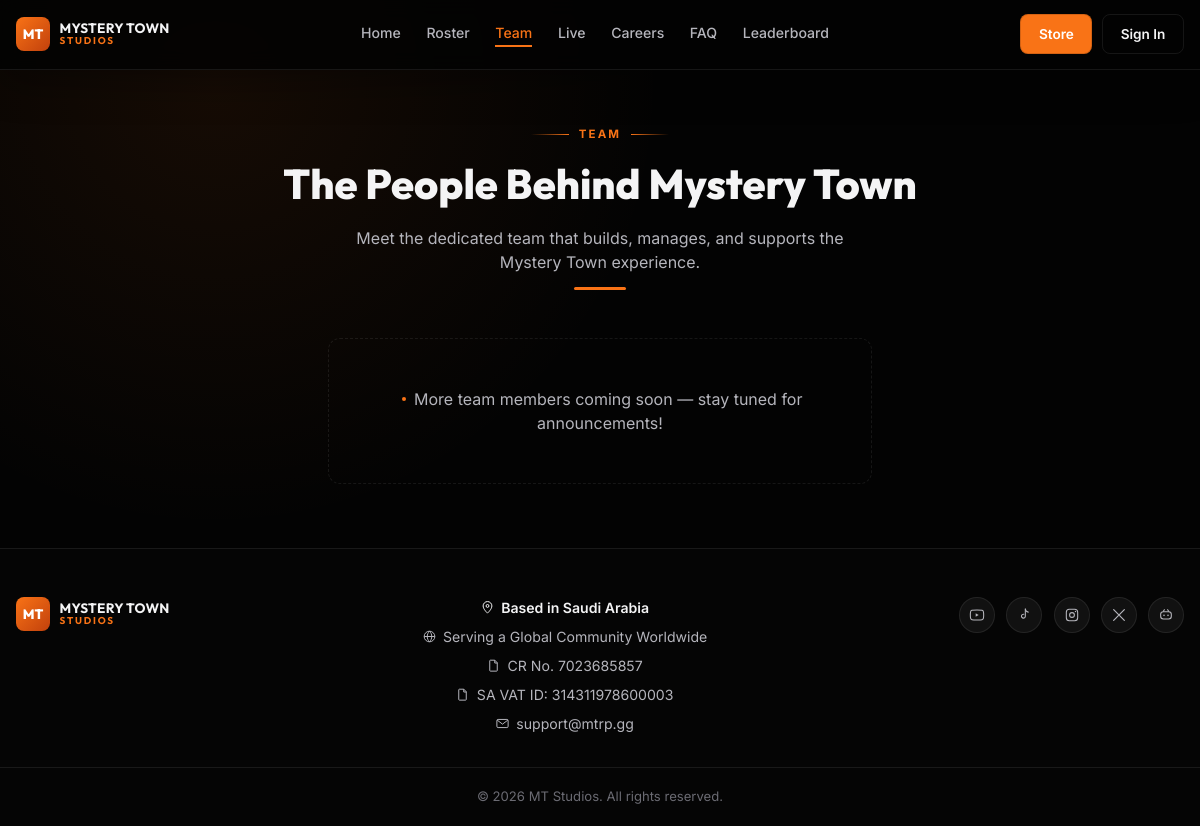
The app's page /team with its own data.
### tables this page shows
CREATE TABLE content (
    key TEXT PRIMARY KEY,
    value TEXT NOT NULL
);

CREATE TABLE social_links (
    id INTEGER PRIMARY KEY AUTOINCREMENT,
    platform TEXT NOT NULL,
    url TEXT NOT NULL,
    sort_order INTEGER DEFAULT 0
);

### app.py (the view)
@app.route("/team")
def team():
    conn = get_db()
    members = conn.execute(
        "SELECT * FROM team_members ORDER BY sort_order, id"
    ).fetchall()
    conn.close()
    return render_template("team.html", members=members)

### app.py (called while the page is built)
def get_all_content():
    if "content" not in g:
        g.content = get_content_dict()
    return g.content

@app.context_processor
def inject_globals():
    conn = get_db()
    social_links = conn.execute(
        "SELECT * FROM social_links ORDER BY sort_order, id"
    ).fetchall()
    conn.close()
    return {
        "c": get_all_content(),
        "social_links": social_links,
    }

### db.py (called while the page is built)
def get_db():
    conn = sqlite3.connect(DB_PATH)
    conn.row_factory = sqlite3.Row
    conn.execute("PRAGMA foreign_keys = ON")
    return conn

def get_content_dict():
    conn = get_db()
    rows = conn.execute("SELECT key, value FROM content").fetchall()
    conn.close()
    return {row["key"]: row["value"] for row in rows}

### templates/team.html
{% extends "base.html" %}
{% block content %}
{% import "icons.html" as ic %}
<div class="wrap">
  <div class="page-header" data-reveal>
    <div class="section-eyebrow-line"><span class="seg"></span><span class="label">Team</span><span class="seg right"></span></div>
    <h1 class="page-title">{{ c['team.title'] }}</h1>
    <p class="page-subtitle">{{ c['team.subtitle'] }}</p>
    <div class="deco-underline"></div>
  </div>
  {% if members %}
  <div class="grid-4" style="margin-bottom:4rem;" data-reveal-group>
    {% for m in members %}
    <div class="card person-card" data-reveal>
      <img class="person-avatar" src="{{ m.image or '/static/images/MT.Avatar_1771104723139-yBcHNWFs.png' }}" alt="{{ m.name }}">
      <div class="person-name">{{ m.name }}</div>
      <div class="person-role">{{ m.role }}</div>
    </div>
    {% endfor %}
  </div>
  {% else %}
  <div class="empty-state" style="max-width:34rem;margin:2rem auto 4rem;" data-reveal>
    <span style="color:var(--orange);">{{ ic.icon('dot', 12) }}</span> {{ c['team.empty'] }}
  </div>
  {% endif %}
</div>
{% endblock %}

### templates/base.html (shortened to what this page needs)
<!DOCTYPE html>
<html lang="en">
<head>
<link rel="stylesheet" href="{{ url_for('static', filename='css/style.css') }}">
</head>
<body>
{% import "icons.html" as ic %}
<nav class="navbar">
  <div class="wrap navbar-inner">
    <a href="{{ url_for('home') }}" class="brand">
      <span class="brand-badge">MT</span>
      <span class="brand-text">
        <span class="l1">{{ c['site.name_line1'] }}</span>
        <span class="l2">{{ c['site.name_line2'] }}</span>
      </span>
    </a>
    <div class="nav-links">
      <a href="{{ url_for('home') }}" class="{{ 'active' if request.endpoint=='home' }}">{{ c['nav.home'] }}</a>
      <a href="{{ url_for('roster') }}" class="{{ 'active' if request.endpoint=='roster' }}">{{ c['nav.roster'] }}</a>
      <a href="{{ url_for('team') }}" class="{{ 'active' if request.endpoint=='team' }}">{{ c['nav.team'] }}</a>
      <a href="{{ url_for('live') }}" class="{{ 'active' if request.endpoint=='live' }}">{{ c['nav.live'] }}</a>
      <a href="{{ url_for('careers') }}" class="{{ 'active' if request.endpoint=='careers' }}">{{ c['nav.careers'] }}</a>
      <a href="{{ url_for('faq') }}" class="{{ 'active' if request.endpoint=='faq' }}">{{ c['nav.faq'] }}</a>
      <a href="{{ url_for('leaderboard') }}" class="{{ 'active' if request.endpoint=='leaderboard' }}">{{ c['nav.leaderboard'] }}</a>
    </div>
    <div class="nav-actions">
      <a href="{{ c['nav.store_url'] }}" class="btn btn-primary">{{ c['nav.store_label'] }}</a>
      <a href="{{ url_for('onboarding') }}" class="btn btn-outline">{{ c['nav.signin_label'] }}</a>
    </div>
  </div>
</nav>
{% block content %}{% endblock %}
<footer class="footer">
  <div class="wrap footer-inner">
    <a href="{{ url_for('home') }}" class="brand">
      <span class="brand-badge">MT</span>
      <span class="brand-text">
        <span class="l1">{{ c['site.name_line1'] }}</span>
        <span class="l2">{{ c['site.name_line2'] }}</span>
      </span>
    </a>
    <div class="footer-info">
      <div class="row strong">{{ ic.icon('pin', 15) }} {{ c['footer.based_in'] }}</div>
      <div class="row">{{ ic.icon('globe', 15) }} {{ c['footer.serving'] }}</div>
      <div class="row">{{ ic.icon('doc', 15) }} {{ c['footer.cr_no'] }}</div>
      <div class="row">{{ ic.icon('doc', 15) }} {{ c['footer.vat_id'] }}</div>
      <div class="row">{{ ic.icon('mail', 15) }} {{ c['footer.email'] }}</div>
    </div>
    <div class="footer-socials">
      {% for link in social_links %}
      <a href="{{ link.url }}" target="_blank" rel="noopener" title="{{ link.platform }}">{{ ic.icon(link.platform|lower, 16) }}</a>
      {% endfor %}
    </div>
  </div>
  <div class="footer-bottom hairline-top">{{ c['footer.copyright'] }}</div>
</footer>
</body>
</html>

### templates/icons.html (shortened to what this page needs)
{% macro icon(name, size=18) %}
{%- if name == 'youtube' -%}
<svg width="{{size}}" height="{{size}}" viewBox="0 0 24 24" fill="none"><path d="M22 12s0-3.5-.45-5.15a2.9 2.9 0 0 0-2-2C17.9 4.4 12 4.4 12 4.4s-5.9 0-7.55.45a2.9 2.9 0 0 0-2 2C2 8.5 2 12 2 12s0 3.5.45 5.15a2.9 2.9 0 0 0 2 2C6.1 19.6 12 19.6 12 19.6s5.9 0 7.55-.45a2.9 2.9 0 0 0 2-2C22 15.5 22 12 22 12Z" stroke="currentColor" stroke-width="1.6" stroke-linejoin="round"/><path d="M10 9.5v5l4.5-2.5L10 9.5Z" fill="currentColor"/></svg>
{%- elif name == 'tiktok' -%}
<svg width="{{size}}" height="{{size}}" viewBox="0 0 24 24" fill="none"><path d="M14 3v10.8a2.9 2.9 0 1 1-2.4-2.86" stroke="currentColor" stroke-width="1.6" stroke-linecap="round"/><path d="M14 3c.3 2.4 2 4.3 4.4 4.7" stroke="currentColor" stroke-width="1.6" stroke-linecap="round"/></svg>
{%- elif name == 'instagram' -%}
<svg width="{{size}}" height="{{size}}" viewBox="0 0 24 24" fill="none"><rect x="3.5" y="3.5" width="17" height="17" rx="4.5" stroke="currentColor" stroke-width="1.6"/><circle cx="12" cy="12" r="3.6" stroke="currentColor" stroke-width="1.6"/><circle cx="17.2" cy="6.8" r="1" fill="currentColor"/></svg>
{%- elif name in ('x', 'twitter') -%}
<svg width="{{size}}" height="{{size}}" viewBox="0 0 24 24" fill="none"><path d="M4 4l16 16M20 4L4 20" stroke="currentColor" stroke-width="1.8" stroke-linecap="round"/></svg>
{%- elif name == 'discord' -%}
<svg width="{{size}}" height="{{size}}" viewBox="0 0 24 24" fill="none"><rect x="4" y="7" width="16" height="11" rx="4" stroke="currentColor" stroke-width="1.6"/><circle cx="9" cy="12.5" r="1.2" fill="currentColor"/><circle cx="15" cy="12.5" r="1.2" fill="currentColor"/><path d="M8 6.5 9.5 4M16 6.5 14.5 4" stroke="currentColor" stroke-width="1.6" stroke-linecap="round"/></svg>
{%- elif name == 'kick' -%}
<svg width="{{size}}" height="{{size}}" viewBox="0 0 24 24" fill="none"><path d="M5 4v16M5 12l7-8h4l-7 8 7 8h-4l-7-8Z" stroke="currentColor" stroke-width="1.6" stroke-linejoin="round"/></svg>
{%- elif name == 'twitch' -%}
<svg width="{{size}}" height="{{size}}" viewBox="0 0 24 24" fill="none"><path d="M5 4h15v10l-4 4h-4l-3 3v-3H5V4Z" stroke="currentColor" stroke-width="1.6" stroke-linejoin="round"/><path d="M12 8.5v3.5M16 8.5v3.5" stroke="currentColor" stroke-width="1.6" stroke-linecap="round"/></svg>
{%- elif name == 'play' -%}
<svg width="{{size}}" height="{{size}}" viewBox="0 0 24 24" fill="none"><path d="M8 5.5v13l11-6.5-11-6.5Z" fill="currentColor"/></svg>
{%- elif name == 'arrow' -%}
<svg width="{{size}}" height="{{size}}" viewBox="0 0 24 24" fill="none"><path d="M5 12h14M13 6l6 6-6 6" stroke="currentColor" stroke-width="1.8" stroke-linecap="round" stroke-linejoin="round"/></svg>
{%- elif name == 'arrow-left' -%}
<svg width="{{size}}" height="{{size}}" viewBox="0 0 24 24" fill="none"><path d="M19 12H5M11 6l-6 6 6 6" stroke="currentColor" stroke-width="1.8" stroke-linecap="round" stroke-linejoin="round"/></svg>
{%- elif name == 'followers' -%}
<svg width="{{size}}" height="{{size}}" viewBox="0 0 24 24" fill="none"><circle cx="12" cy="8" r="3.4" stroke="currentColor" stroke-width="1.6"/><path d="M4.5 19c0-3.6 3.3-6 7.5-6s7.5 2.4 7.5 6" stroke="currentColor" stroke-width="1.6" stroke-linecap="round"/></svg>
{%- elif name == 'eye' -%}
<svg width="{{size}}" height="{{size}}" viewBox="0 0 24 24" fill="none"><path d="M2 12s3.5-6.5 10-6.5S22 12 22 12s-3.5 6.5-10 6.5S2 12 2 12Z" stroke="currentColor" stroke-width="1.6" stroke-linejoin="round"/><circle cx="12" cy="12" r="2.6" stroke="currentColor" stroke-width="1.6"/></svg>
{%- elif name == 'clock' -%}
<svg width="{{size}}" height="{{size}}" viewBox="0 0 24 24" fill="none"><circle cx="12" cy="12" r="8.5" stroke="currentColor" stroke-width="1.6"/><path d="M12 7.5V12l3 2" stroke="currentColor" stroke-width="1.6" stroke-linecap="round" stroke-linejoin="round"/></svg>
{%- elif name == 'pin' -%}
<svg width="{{size}}" height="{{size}}" viewBox="0 0 24 24" fill="none"><path d="M12 21s7-6.2 7-11.5A7 7 0 0 0 5 9.5C5 14.8 12 21 12 21Z" stroke="currentColor" stroke-width="1.6" stroke-linejoin="round"/><circle cx="12" cy="9.5" r="2.3" stroke="currentColor" stroke-width="1.6"/></svg>
{%- elif name == 'globe' -%}
<svg width="{{size}}" height="{{size}}" viewBox="0 0 24 24" fill="none"><circle cx="12" cy="12" r="8.5" stroke="currentColor" stroke-width="1.6"/><path d="M3.5 12h17M12 3.5c2.4 2.3 3.6 5.3 3.6 8.5S14.4 18.2 12 20.5C9.6 18.2 8.4 15.2 8.4 12S9.6 5.8 12 3.5Z" stroke="currentColor" stroke-width="1.6"/></svg>
{%- elif name == 'doc' -%}
<svg width="{{size}}" height="{{size}}" viewBox="0 0 24 24" fill="none"><path d="M7 3.5h7l4 4V20a1 1 0 0 1-1 1H7a1 1 0 0 1-1-1V4.5a1 1 0 0 1 1-1Z" stroke="currentColor" stroke-width="1.6" stroke-linejoin="round"/><path d="M14 3.5V8h4" stroke="currentColor" stroke-width="1.6" stroke-linejoin="round"/></svg>
{%- elif name == 'mail' -%}
<svg width="{{size}}" height="{{size}}" viewBox="0 0 24 24" fill="none"><rect x="3" y="5.5" width="18" height="13" rx="2" stroke="currentColor" stroke-width="1.6"/><path d="M4 7l8 6 8-6" stroke="currentColor" stroke-width="1.6" stroke-linecap="round" stroke-linejoin="round"/></svg>
{%- elif name == 'text' -%}
<svg width="{{size}}" height="{{size}}" viewBox="0 0 24 24" fill="none"><path d="M4 6.5h16M4 12h16M4 17.5h10" stroke="currentColor" stroke-width="1.6" stroke-linecap="round"/></svg>
{%- elif name == 'plus' -%}
<svg width="{{size}}" height="{{size}}" viewBox="0 0 24 24" fill="none"><path d="M12 5v14M5 12h14" stroke="currentColor" stroke-width="1.8" stroke-linecap="round"/></svg>
{%- elif name == 'edit' -%}
<svg width="{{size}}" height="{{size}}" viewBox="0 0 24 24" fill="none"><path d="M4 20l.9-3.6L15.4 6l3.6 3.6L8.6 20.9 4 20Z" stroke="currentColor" stroke-width="1.6" stroke-linejoin="round"/></svg>
{%- elif name == 'dot' -%}
<svg width="{{size}}" height="{{size}}" viewBox="0 0 24 24" fill="none"><circle cx="12" cy="12" r="4" fill="currentColor"/></svg>
{%- else -%}
<svg width="{{size}}" height="{{size}}" viewBox="0 0 24 24" fill="none"><circle cx="12" cy="12" r="8.5" stroke="currentColor" stroke-width="1.6"/></svg>
{%- endif -%}
{% endmacro %}

### records on screen
content: value "MYSTERY TOWN"
content: value "STUDIOS"
content: value "Home"
content: value "Roster"
content: value "Team"
content: value "Live"
content: value "Careers"
content: value "FAQ"
content: value "Leaderboard"
content: value "Store"
content: value "Sign In"
content: value "The People Behind Mystery Town"
content: value "Meet the dedicated team that builds, manages, and supports the Mystery Town experience."
content: value "More team members coming soon — stay tuned for announcements!"
content: value "Based in Saudi Arabia"
content: value "Serving a Global Community Worldwide"
content: value "CR No. 7023685857"
content: value "SA VAT ID: 314311978600003"
content: value "support@mtrp.gg"
social_links: {{ size }} 16 (drawn)
social_links: {{ size }} 16 (drawn)
social_links: {{ size }} 16 (drawn)
social_links: {{ size }} 16 (drawn)
social_links: {{ size }} 16 (drawn)
content: value "© 2026 MT Studios. All rights reserved."
